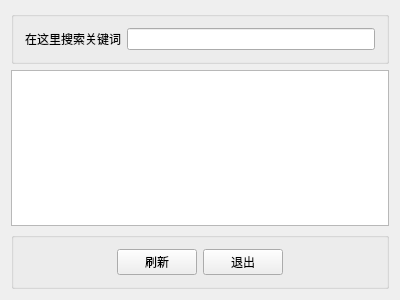
<?xml version="1.0" encoding="UTF-8"?>
<ui version="4.0">
 <class>te_grantgrade</class>
 <widget class="QWidget" name="te_grantgrade">
  <property name="geometry">
   <rect>
    <x>0</x>
    <y>0</y>
    <width>400</width>
    <height>300</height>
   </rect>
  </property>
  <property name="windowTitle">
   <string>te_grantgrade</string>
  </property>
  <layout class="QGridLayout" name="gridLayout">
   <item row="0" column="0">
    <widget class="QGroupBox" name="groupBox">
     <property name="title">
      <string/>
     </property>
     <layout class="QHBoxLayout" name="horizontalLayout">
      <item>
       <widget class="QLabel" name="label">
        <property name="text">
         <string>在这里搜索关键词</string>
        </property>
       </widget>
      </item>
      <item>
       <widget class="QLineEdit" name="lineEdit"/>
      </item>
     </layout>
    </widget>
   </item>
   <item row="1" column="0">
    <widget class="QTableWidget" name="tableWidget"/>
   </item>
   <item row="2" column="0">
    <widget class="QGroupBox" name="groupBox_2">
     <property name="title">
      <string/>
     </property>
     <layout class="QHBoxLayout" name="horizontalLayout_2">
      <item>
       <spacer name="horizontalSpacer">
        <property name="orientation">
         <enum>Qt::Horizontal</enum>
        </property>
        <property name="sizeHint" stdset="0">
         <size>
          <width>40</width>
          <height>20</height>
         </size>
        </property>
       </spacer>
      </item>
      <item>
       <widget class="QPushButton" name="updatebtn">
        <property name="text">
         <string>刷新</string>
        </property>
       </widget>
      </item>
      <item>
       <widget class="QPushButton" name="pushButton">
        <property name="text">
         <string>退出</string>
        </property>
       </widget>
      </item>
      <item>
       <spacer name="horizontalSpacer_2">
        <property name="orientation">
         <enum>Qt::Horizontal</enum>
        </property>
        <property name="sizeHint" stdset="0">
         <size>
          <width>40</width>
          <height>20</height>
         </size>
        </property>
       </spacer>
      </item>
     </layout>
    </widget>
   </item>
  </layout>
 </widget>
 <layoutdefault spacing="6" margin="11"/>
 <resources/>
 <connections/>
</ui>
